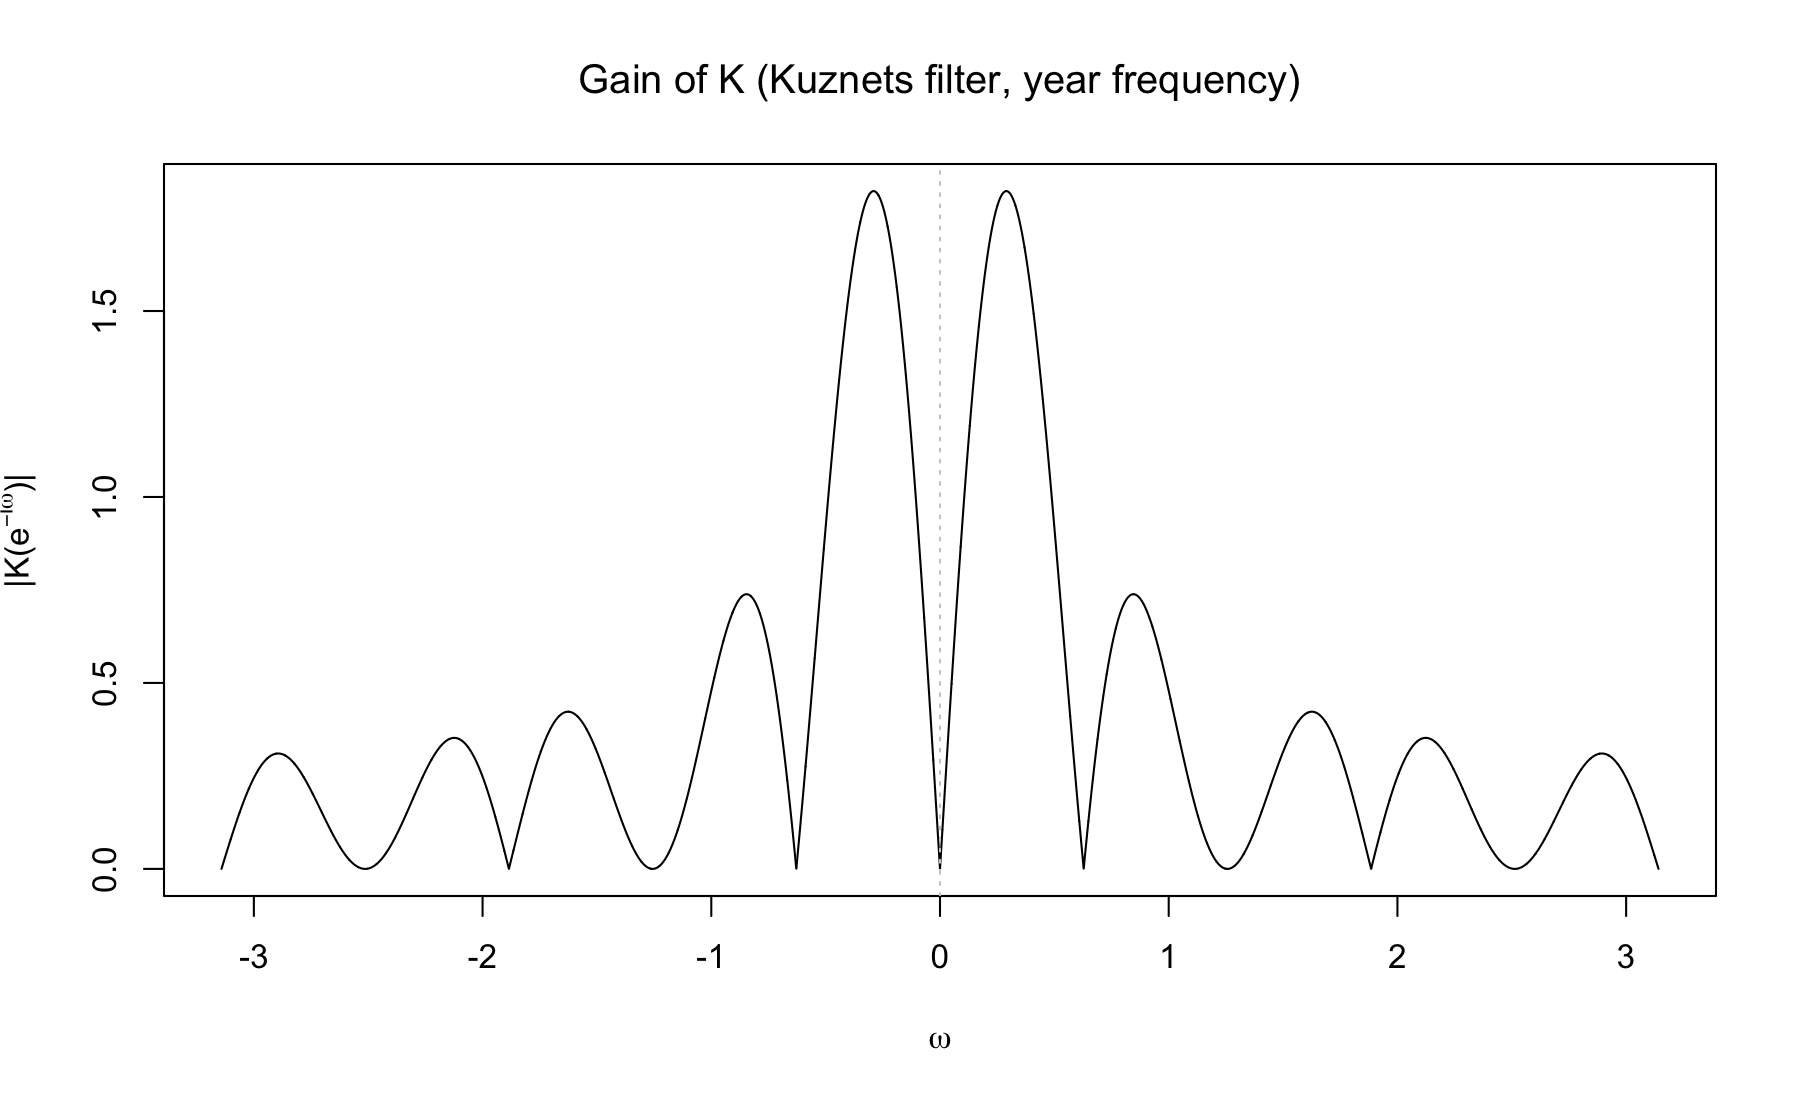

Source code (R):
## econ5345 hw3 -- q2
rm(list = ls())

get_script_path <- function() {
  cmd_args <- commandArgs(trailingOnly = FALSE)
  file_arg <- grep("^--file=", cmd_args, value = TRUE)
  if (length(file_arg) >= 1) {
    return(normalizePath(sub("^--file=", "", file_arg[1])))
  }
  ofile <- tryCatch(sys.frames()[[1]]$ofile, error = function(e) NULL)
  if (!is.null(ofile)) {
    return(normalizePath(ofile))
  }
  NULL
}

script_path <- get_script_path()
output_dir <- if (!is.null(script_path)) {
  dirname(script_path)
} else if (dir.exists(file.path(getwd(), "assignments", "hw3"))) {
  # Helpful fallback when running interactively from the project root.
  file.path(getwd(), "assignments", "hw3")
} else {
  getwd()
}

save_png <- function(filename, width = 1800, height = 1100, res = 200, expr) {
  png(filename = filename, width = width, height = height, res = res)
  on.exit(dev.off(), add = TRUE)
  force(expr)
}

# Define grid of omega
N <- 20000
omega <- seq(-pi, pi, length.out = N)

kuznets_filter <- function(omega) {
  z1 <- exp(-1i * omega) 
  z2 <- exp( 1i * omega) 

  step_2 <- z1^5 - z2^5
  step_1 <- 0.2 * (z1^2 + z1 + 1 + z2 + z2^2)
  step_1 * step_2
}

kuznets_vals <- kuznets_filter(omega)
gain <- Mod(kuznets_vals)

save_png(file.path(output_dir, "hw3_q2.png"), expr = {
  plot(
    omega, gain,
    type = "l",
    xlab = expression(omega),
    ylab = expression(paste("|", K, "(e"^{-i*omega}, ")|")),
    main = expression(paste("Gain of ", K, " (Kuznets filter, year frequency)"))
  )
  abline(v = 0, col = "gray80", lty = 3)
})

argmax_gain <- abs(omega[which.max(gain)])
print(paste("argmax_gain:", argmax_gain))
